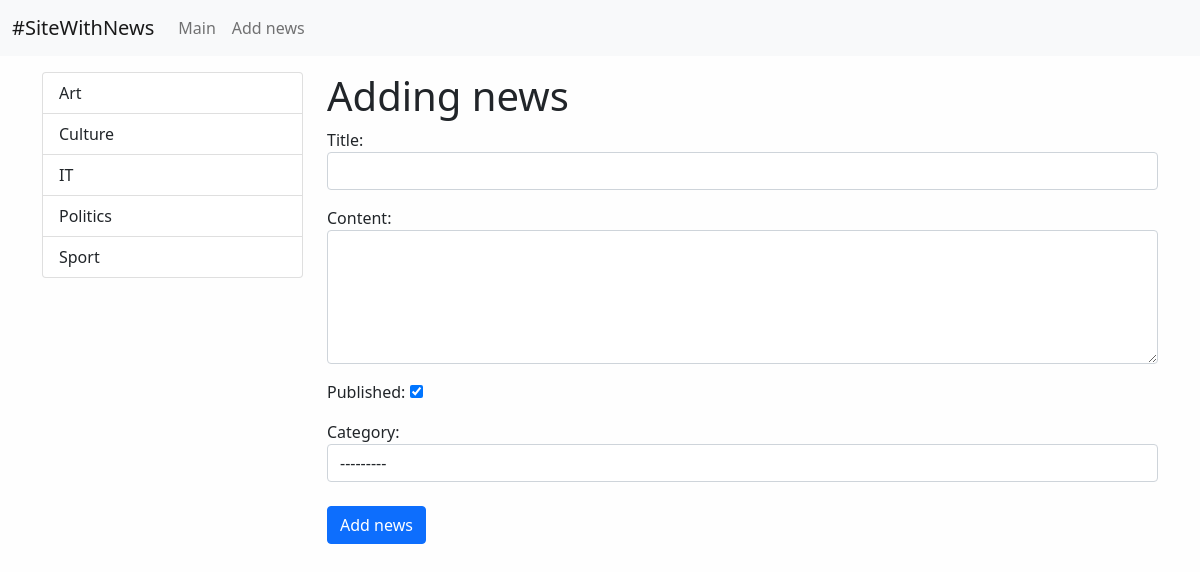
Page /news/news/add-news/ on the committed database.
### news/models.py (models this page shows)
class Category(models.Model):
    title = models.CharField(max_length=40, db_index=True, verbose_name="Name of category")
    def get_absolute_url(self):
        return reverse('category', kwargs={"category_id": self.pk})
    def __str__(self):
        return self.title
    class Meta:
        verbose_name = "Category"
        verbose_name_plural = "Categories"
        ordering = ["title"]

### news/views.py (the view)
# urls.py: path('news/add-news/', add_news, name='add_news'),
def add_news(request):
    if request.method == 'POST':
        form = NewsForm(request.POST)
        if form.is_valid():
            """ For form that not related to models:
            news = News.objects.create(**form.cleaned_data) """
            news = form.save()
            return redirect(news)
    else:
        form = NewsForm()
    return render(request, template_name='news/add_news.html', context={"form": form})

### news/forms.py
class NewsForm(forms.ModelForm):
    class Meta:
        model = News
        fields = ['title', 'content', 'is_published', 'category']
        widgets = {"title": forms.TextInput(attrs={"class": "form-control"}),
                   "content": forms.Textarea(attrs={"class": "form-control", "rows": "5"}),
                   "category": forms.Select(attrs={"class": "form-control"})}

### news/templatetags/news_tags.py (called while the page is built)
@register.simple_tag(name='get_list_categories')
def get_categories():
    return Category.objects.all()

@register.inclusion_tag('news/list_categories.html')
def show_categories():
    categories = get_categories()
    return {"categories": categories}

### news/templates/news/add_news.html (shortened to what this page needs)
{% extends 'base.html' %}
{% block sidebar %}
    {% include 'inc/_sidebar.html' %}
{% endblock %}
{% block content %}
    <h1>Adding news</h1>
    <form action="{% url 'add_news' %}" method="post">
        {{ form.as_p }}
        <button type="submit" class="btn btn-primary btn-block mt-2">Add news</button>
    </form>
{% endblock content %}

### news/templates/news/list_categories.html
{% load news_tags %}
<div class="list-group">
    {% for item in categories %}
        <a href="{{ item.get_absolute_url }}" class="list-group-item list-group-item-action">{{ item.title }}</a>
    {% endfor%}
</div>

### testsite/static/css/style.css (style rules this page uses)
body { background-color: #fefefe; }

### rows in the picture
Category: title "Art"
Category: title "Culture"
Category: title "IT"
Category: title "Politics"
Category: title "Sport"
